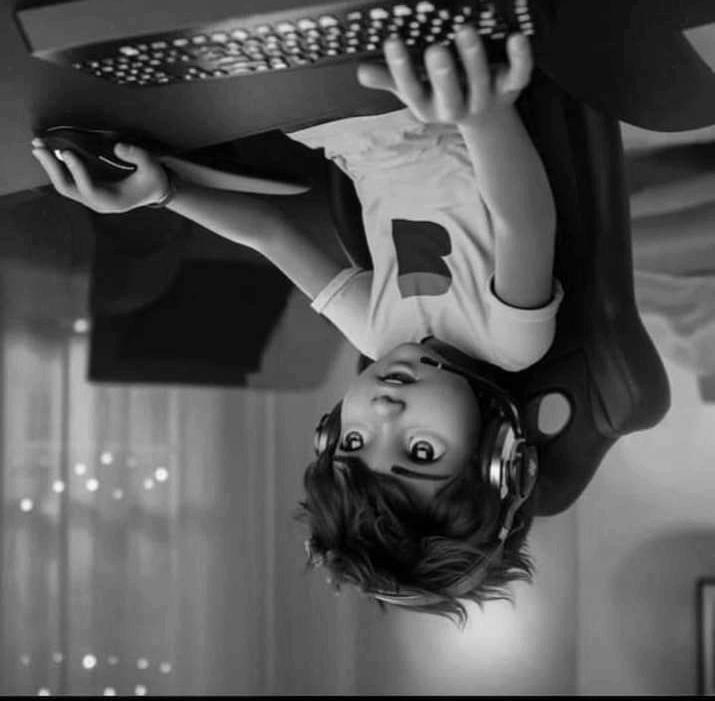
#> input picture flipped_image.jpg, 715 x 701 px
$ jupyter execute p.ipynb
#> lines starting #> are read from the running program, lines starting #| are printed output that depends on the picture
#> the answer given: flipped_image.jpg
[cell 1]
import numpy as np
from PIL import Image

def image_to_matrix(image_path):
#> called with image_path = 'flipped_image.jpg'
    image = Image.open(image_path).convert('L')
#> image is the input picture: PIL image 715x701 L; min 0, max 252, mean 86.5
    matrix = np.array(image)
    return matrix

def crop_matrix(matrix, x_start, y_start, width, height):
    cropped_matrix = matrix[y_start:y_start+height, x_start:x_start+width]
    return cropped_matrix

# [48 lines left out: functions rotate_matrix, reverse_rows, not called in this run]

def matrix_to_image(matrix):
    image = Image.fromarray(matrix)
    return image

image_path = input("Enter the path of the image: ")
image_matrix = image_to_matrix(image_path)

print("\nOriginal Image Matrix:")
print(image_matrix)
#> (printed output is left out)

original_image = matrix_to_image(image_matrix)
original_image.show(title='Original Image')

choice = input("Enter your choice (1 for cropping, 2 for rotation, 3 for flipping): ")
#> the answer given: 1

if choice == "1":
    x_start = int(input("Enter the x-coordinate of the top-left corner of the crop region: "))
#> the answer given: 3
    y_start = int(input("Enter the y-coordinate of the top-left corner of the crop region: "))
#> the answer given: 3
    width = int(input("Enter the width of the crop region: "))
#> the answer given: 100
    height = int(input("Enter the height of the crop region: "))
#> the answer given: 100

    cropped_matrix = crop_matrix(image_matrix, x_start, y_start, width, height)
#> in crop_matrix, `cropped_matrix = matrix[y_start:y_start+height, x_start:x_start+width]`:
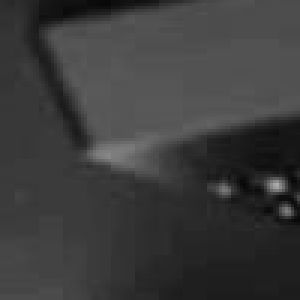
#> cropped_matrix: shape (100, 100) (shown 3 times larger); min 8, max 173, mean 59.6

    print("\nCropped Image Matrix:")
    print(cropped_matrix)
#> (printed output is left out)

    cropped_image = matrix_to_image(cropped_matrix)
    cropped_image.save('cropped_image.jpg')
    cropped_image.show(title='Cropped Image')

elif choice == "2":
    angle = int(input("Enter the rotation angle (in degrees): "))

    rotated_matrix = rotate_matrix(image_matrix, angle)

    print("\nRotated Image Matrix:")
    print(rotated_matrix)

    rotated_image = matrix_to_image(rotated_matrix)
    rotated_image.show(title='Rotated Image')

    original_image.show(title='Original Image')

elif choice == "3":
    flip_type = input("Enter the flip type (1 for horizontal flip, 2 for vertical flip): ")

    if flip_type == "1":
        flipped_matrix = reverse_rows(image_matrix, horizontal=True)
        flip_text = "Horizontal"
    elif flip_type == "2":
        flipped_matrix = reverse_rows(image_matrix, horizontal=False)
        flip_text = "Vertical"
    else:
        print("Invalid flip type.")
        exit()

    print(f"\n{flip_text} Flipped Image Matrix:")
    print(flipped_matrix)

    flipped_image = matrix_to_image(flipped_matrix)
    flipped_image.show(title=f'{flip_text} Flip')

    original_image.show(title='Original Image')
